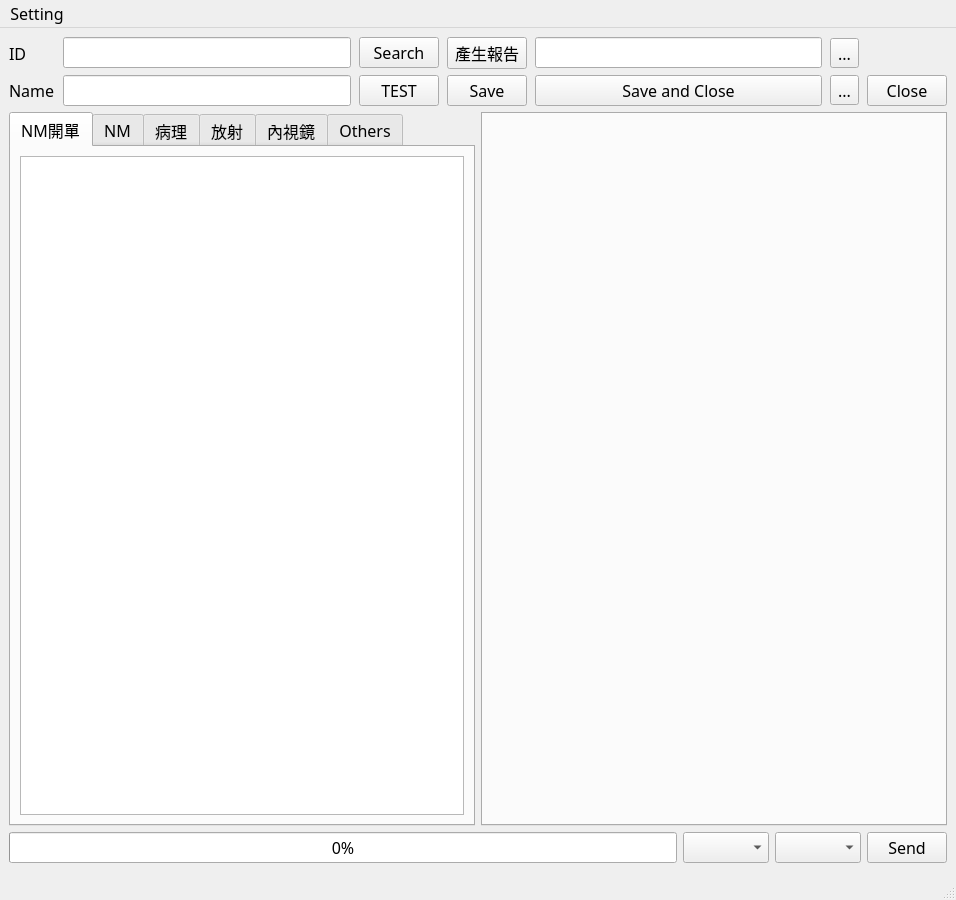
<?xml version="1.0" encoding="UTF-8"?>
<ui version="4.0">
 <class>MainWindow</class>
 <widget class="QMainWindow" name="MainWindow">
  <property name="geometry">
   <rect>
    <x>0</x>
    <y>0</y>
    <width>956</width>
    <height>900</height>
   </rect>
  </property>
  <property name="font">
   <font>
    <family>新細明體</family>
    <pointsize>12</pointsize>
   </font>
  </property>
  <property name="windowTitle">
   <string>MainWindow</string>
  </property>
  <widget class="QWidget" name="centralwidget">
   <layout class="QVBoxLayout" name="verticalLayout_2">
    <item>
     <layout class="QVBoxLayout" name="verticalLayout">
      <item>
       <layout class="QGridLayout" name="gridLayout">
        <property name="horizontalSpacing">
         <number>8</number>
        </property>
        <item row="2" column="2">
         <widget class="QLineEdit" name="pName">
          <property name="acceptDrops">
           <bool>false</bool>
          </property>
          <property name="readOnly">
           <bool>true</bool>
          </property>
         </widget>
        </item>
        <item row="2" column="4">
         <widget class="QPushButton" name="testDown">
          <property name="text">
           <string>TEST</string>
          </property>
         </widget>
        </item>
        <item row="0" column="4">
         <widget class="QPushButton" name="search">
          <property name="text">
           <string>Search</string>
          </property>
         </widget>
        </item>
        <item row="2" column="0">
         <widget class="QLabel" name="label_2">
          <property name="text">
           <string>Name</string>
          </property>
         </widget>
        </item>
        <item row="0" column="0">
         <widget class="QLabel" name="label">
          <property name="text">
           <string>ID</string>
          </property>
         </widget>
        </item>
        <item row="0" column="2">
         <widget class="QLineEdit" name="pID"/>
        </item>
        <item row="2" column="5">
         <widget class="QPushButton" name="saveOnly">
          <property name="text">
           <string>Save</string>
          </property>
         </widget>
        </item>
        <item row="0" column="5">
         <widget class="QPushButton" name="genRep">
          <property name="text">
           <string>產生報告</string>
          </property>
         </widget>
        </item>
        <item row="2" column="7">
         <widget class="QPushButton" name="saveClose">
          <property name="text">
           <string>Save and Close</string>
          </property>
         </widget>
        </item>
        <item row="0" column="7">
         <widget class="QLineEdit" name="dirPath">
          <property name="readOnly">
           <bool>true</bool>
          </property>
         </widget>
        </item>
        <item row="0" column="8">
         <widget class="QToolButton" name="DirButton">
          <property name="text">
           <string>...</string>
          </property>
         </widget>
        </item>
        <item row="2" column="8">
         <widget class="QToolButton" name="openSingle">
          <property name="text">
           <string>...</string>
          </property>
         </widget>
        </item>
        <item row="2" column="9">
         <widget class="QPushButton" name="closeButton">
          <property name="text">
           <string>Close</string>
          </property>
         </widget>
        </item>
       </layout>
      </item>
      <item>
       <layout class="QHBoxLayout" name="horizontalLayout">
        <item>
         <widget class="QTabWidget" name="tabEReport">
          <property name="currentIndex">
           <number>0</number>
          </property>
          <widget class="QWidget" name="nmotab">
           <attribute name="title">
            <string>NM開單</string>
           </attribute>
           <layout class="QGridLayout" name="gridLayout_4">
            <item row="0" column="0">
             <widget class="QTextEdit" name="nmorep">
              <property name="font">
               <font>
                <family>細明體</family>
                <pointsize>14</pointsize>
                <weight>50</weight>
                <italic>false</italic>
                <bold>false</bold>
               </font>
              </property>
              <property name="styleSheet">
               <string notr="true"/>
              </property>
             </widget>
            </item>
           </layout>
          </widget>
          <widget class="QWidget" name="nmtab">
           <attribute name="title">
            <string>NM</string>
           </attribute>
           <layout class="QHBoxLayout" name="horizontalLayout_3">
            <item>
             <widget class="QTextEdit" name="nmreps">
              <property name="font">
               <font>
                <family>細明體</family>
               </font>
              </property>
             </widget>
            </item>
           </layout>
          </widget>
          <widget class="QWidget" name="pathtab">
           <attribute name="title">
            <string>病理</string>
           </attribute>
           <layout class="QHBoxLayout" name="horizontalLayout_4">
            <item>
             <widget class="QTextEdit" name="pathreps">
              <property name="font">
               <font>
                <family>細明體</family>
               </font>
              </property>
             </widget>
            </item>
           </layout>
          </widget>
          <widget class="QWidget" name="radiotab">
           <attribute name="title">
            <string>放射</string>
           </attribute>
           <layout class="QHBoxLayout" name="horizontalLayout_5">
            <item>
             <widget class="QTextEdit" name="radiorep">
              <property name="font">
               <font>
                <family>細明體</family>
               </font>
              </property>
             </widget>
            </item>
           </layout>
          </widget>
          <widget class="QWidget" name="scopytab">
           <attribute name="title">
            <string>內視鏡</string>
           </attribute>
           <layout class="QHBoxLayout" name="horizontalLayout_6">
            <item>
             <widget class="QTextEdit" name="scopyrep">
              <property name="font">
               <font>
                <family>細明體</family>
                <pointsize>12</pointsize>
                <weight>50</weight>
                <bold>false</bold>
               </font>
              </property>
              <property name="lineWrapMode">
               <enum>QTextEdit::NoWrap</enum>
              </property>
             </widget>
            </item>
           </layout>
          </widget>
          <widget class="QWidget" name="others">
           <attribute name="title">
            <string>Others</string>
           </attribute>
           <layout class="QGridLayout" name="gridLayout_5">
            <item row="0" column="0">
             <widget class="QTextEdit" name="othersrep">
              <property name="font">
               <font>
                <family>細明體</family>
                <pointsize>12</pointsize>
                <weight>50</weight>
                <bold>false</bold>
               </font>
              </property>
              <property name="lineWrapMode">
               <enum>QTextEdit::NoWrap</enum>
              </property>
             </widget>
            </item>
           </layout>
          </widget>
         </widget>
        </item>
        <item>
         <widget class="QTabWidget" name="tabCReport">
          <property name="currentIndex">
           <number>-1</number>
          </property>
         </widget>
        </item>
       </layout>
      </item>
      <item>
       <layout class="QHBoxLayout" name="horizontalLayout_2">
        <item>
         <widget class="QProgressBar" name="progressBar">
          <property name="value">
           <number>0</number>
          </property>
         </widget>
        </item>
        <item>
         <widget class="QComboBox" name="RBox"/>
        </item>
        <item>
         <widget class="QComboBox" name="VBox"/>
        </item>
        <item>
         <widget class="QPushButton" name="sendButton">
          <property name="text">
           <string>Send</string>
          </property>
         </widget>
        </item>
       </layout>
      </item>
     </layout>
    </item>
   </layout>
  </widget>
  <widget class="QMenuBar" name="menubar">
   <property name="geometry">
    <rect>
     <x>0</x>
     <y>0</y>
     <width>956</width>
     <height>21</height>
    </rect>
   </property>
   <widget class="QMenu" name="menuSetting">
    <property name="title">
     <string>Setting</string>
    </property>
    <addaction name="actionFont_Size"/>
    <addaction name="actionFcolor"/>
    <addaction name="actionBcolor"/>
   </widget>
   <addaction name="menuSetting"/>
  </widget>
  <widget class="QStatusBar" name="statusbar"/>
  <action name="actionFont_Size">
   <property name="text">
    <string>Font Size</string>
   </property>
  </action>
  <action name="actionFcolor">
   <property name="text">
    <string>前景顏色</string>
   </property>
  </action>
  <action name="actionBcolor">
   <property name="text">
    <string>背景顏色</string>
   </property>
  </action>
 </widget>
 <resources/>
 <connections/>
</ui>
